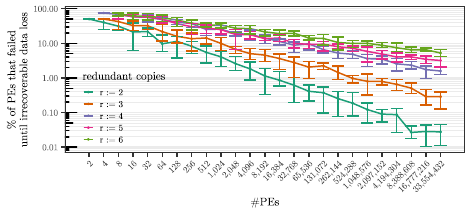

The script that saved this image:
source("../common.R")

# Load the simulated data
data_dir <- "~/projects/ReStore/experiments/failures-until-data-loss"
output_dir <- data_dir
setwd(data_dir)

data <- read_csv(
  "failure-probability.csv",
  col_types = cols(
    numberOfPEs = col_integer(),
    replicationLevel = col_integer(),
    roundsUntilIrrecoverableDataLoss = col_integer()
  )) %>%
  group_by(numberOfPEs, replicationLevel) %>%
  summarize(
    roundsUntilIrrecoverableDataLoss_mean = mean(roundsUntilIrrecoverableDataLoss),
    roundsUntilIrrecoverableDataLoss_median = mean(roundsUntilIrrecoverableDataLoss),
    roundsUntilIrrecoverableDataLoss_sd = sd(roundsUntilIrrecoverableDataLoss),
    roundsUntilIrrecoverableDataLoss_q10 = quantile(roundsUntilIrrecoverableDataLoss, probs = 0.9),
    roundsUntilIrrecoverableDataLoss_q90 = quantile(roundsUntilIrrecoverableDataLoss, probs = 0.1),
    .groups = "keep"
  )

# x-breaks
x_breaks <- data %>% pull(numberOfPEs) %>% unique

ggplot(
  data,
  aes(
    x = numberOfPEs,
    y = roundsUntilIrrecoverableDataLoss_mean / numberOfPEs * 100,
    ymin = roundsUntilIrrecoverableDataLoss_q10 / numberOfPEs * 100,
    ymax = roundsUntilIrrecoverableDataLoss_q90 / numberOfPEs * 100,
    color = as.factor(replicationLevel),
    group = replicationLevel,
  )) +
  geom_line_with_points_and_errorbars() +
  scale_color_dark2() +
  scale_y_log_with_ticks_and_lines(scale_accuracy = 0.01) +
  scale_x_log10(breaks = x_breaks, label = comma_format(accuracy = 1)) +
  theme_husky(
    legend.position = c(0.025, 0),
    legend.justification = c("left", "bottom"),
    axis.text.x = element_text(angle = 45, hjust = 1),
  ) +
  labs(
    x = "#PEs",
    y = "% of PEs that failed\nuntil irrecoverable data loss",
    color = "redundant copies"
  )
ggsave(
  paste(output_dir, "failures-until-irrecoverable-data-loss.pdf", sep = '/'),
  width = 120, height = 70, units = "mm"
)
